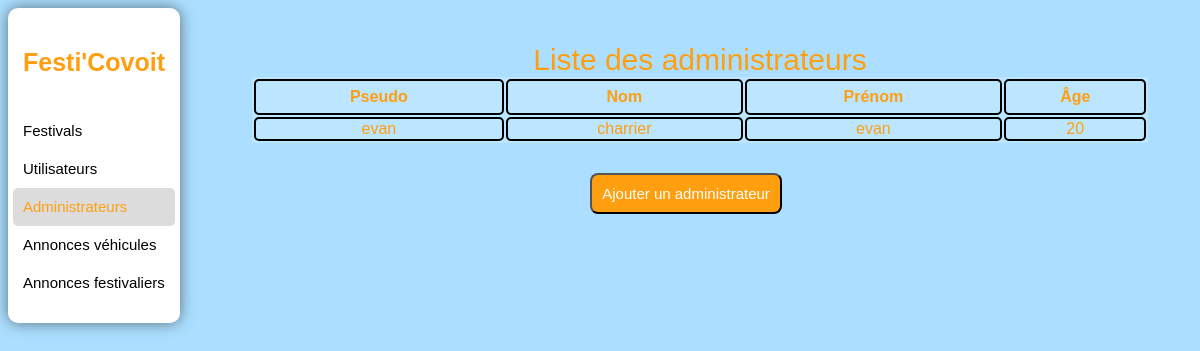
Page /AdminAdmins.php on the committed database.
### tables this page shows
CREATE TABLE `user` (
  `nom` varchar(25) NOT NULL,
  `prenom` varchar(25) NOT NULL,
  `age` int(11) NOT NULL,
  `pseudo` varchar(25) NOT NULL,
  `password` varchar(25) NOT NULL,
  `admin` tinyint(1) NOT NULL
);

### DAO/UserDAO.php (called while the page is built, shortened)
<?php
class UserDAO extends DAO {
    public static function listeAllAdmin() {
        $connexion = self::connectStatic();
        $pdostat = $connexion->prepare("SELECT * FROM user WHERE admin = 1");
        $pdostat->execute();
        return $pdostat->fetchAll(\PDO::FETCH_ASSOC);
    }
}
?>

### AdminAdmins.php (the view, shortened to what this page needs)
<?php
require_once 'DAO/UserDAO.php';
?>
<!DOCTYPE html>
<html lang="fr">
<head>
    <link rel="stylesheet" type="text/css" href="Style.php" media="all">
</head>
<body>
    <div class="sidebar">
        <a href="Home.php">
            <h3>Festi'Covoit</h3>
        </a>
        <ul>
            <li><a href="AdminFestivals.php">Festivals</a></li>
            <li><a href="AdminUsers.php">Utilisateurs</a></li>
            <li class="active"><a href="AdminAdmins.php">Administrateurs</a></li>
            <li><a href="AdminVehicules.php">Annonces véhicules</a></li>
            <li><a href="AdminFestivaliers.php">Annonces festivaliers</a></li>
        </ul>
    </div>
    <div class="content">
        <table>
            <caption>Liste des administrateurs</caption>
            <tr>
                <th>Pseudo</th>
                <th>Nom</th>
                <th>Prénom</th>
                <th>Âge</th>
            </tr>
            <?php
            $users = UserDAO::listeAllAdmin();
            foreach ($users as $user) {
                echo "<tr>";
                echo "<td>" . $user['pseudo'] . "</td>";
                echo "<td>" . $user['nom'] . "</td>";
                echo "<td>" . $user['prenom'] . "</td>";
                echo "<td>" . $user['age'] . "</td>";
                echo "</tr>";
            }
            ?>
        </table>
    </div>
    <div id="boutonsMembre">
        <a href="AjoutUser.php?admin=oui"><input class="envoi" type="submit" value="Ajouter un administrateur"></a>
    </div>
</body>
</html>

### rows in the picture
user: pseudo "evan", nom "charrier", prenom "evan", age "20"
